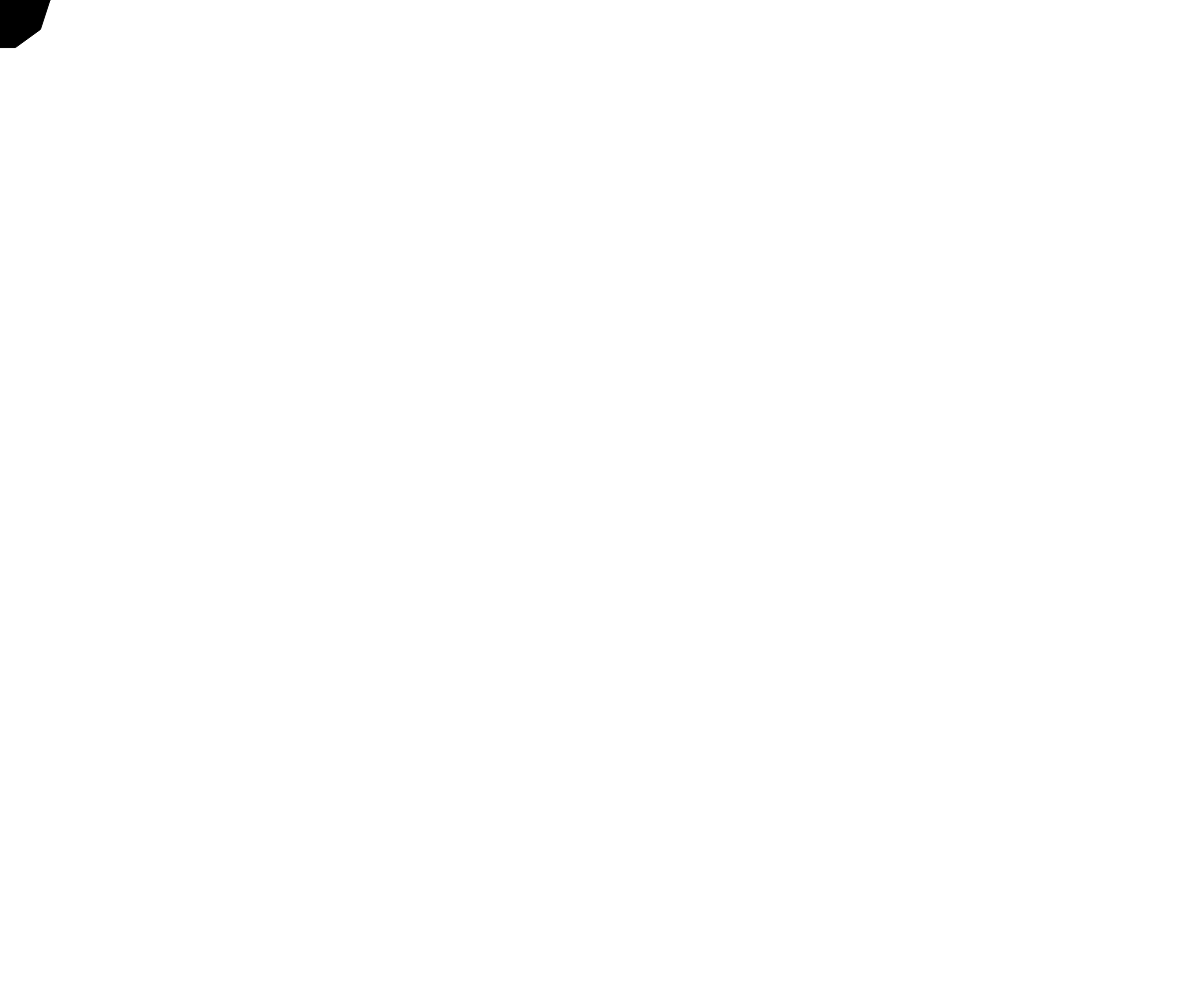
Frame 1 (no input)
Frame 60 (no input): identical to frame 1, image omitted
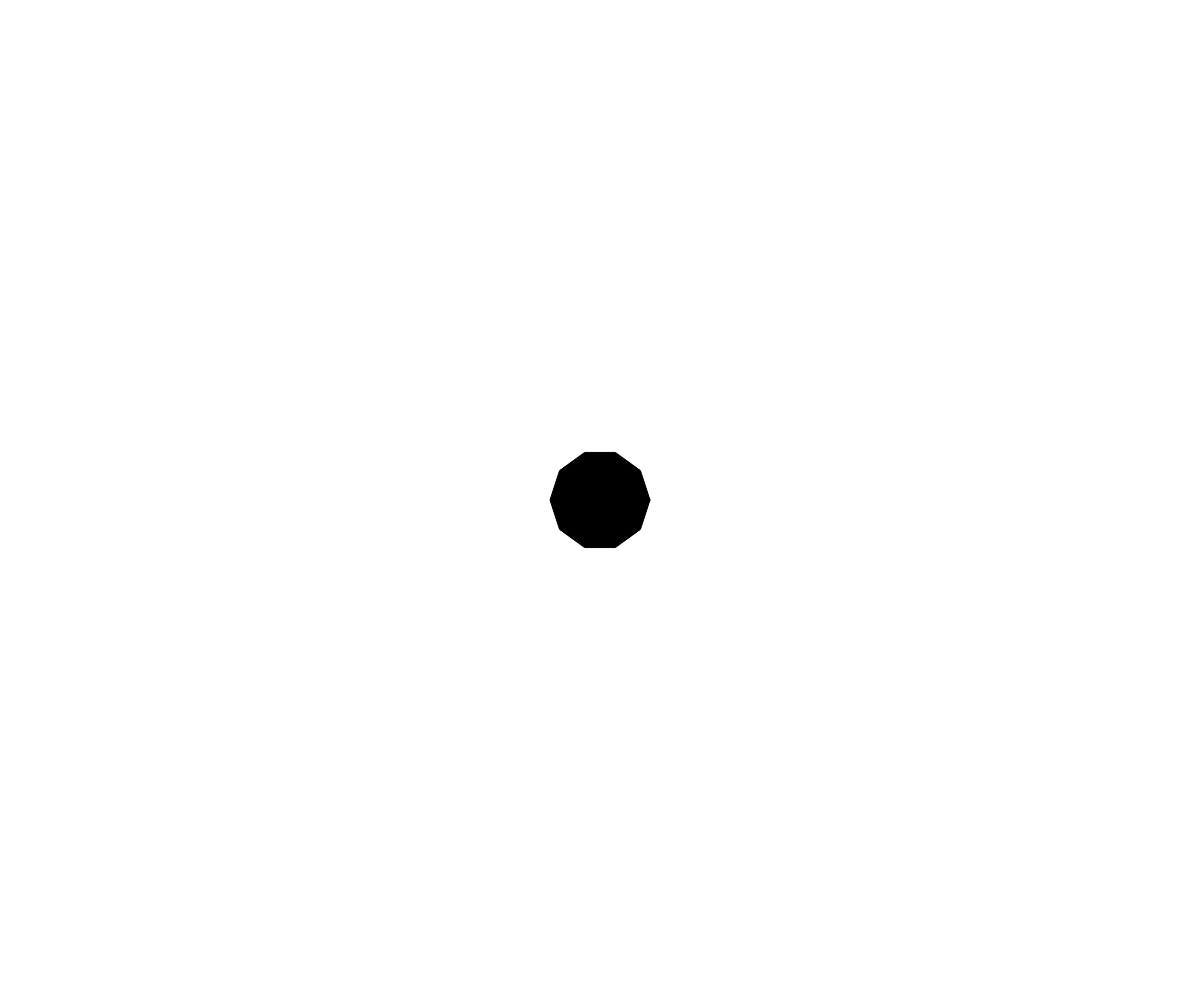
Frame 120 (the mouse pressed at the canvas centre since frame 60)

The p5.js sketch that drew these frames (run headless with seeded random() and noise() and a simulated clock; from frame 60 on, the mouse is pressed at the canvas centre):

// p5.js sketch
// ── sketch.js
// let global = {
//     physics: matrProps,
//     scale: 1//change with input on the fly
    
// }

//
//try with circles, sqaures and triagnels first
//

// let stoneProps = {
//     size: random,
//     rad: noise(x, y, z)
// }

let stones = { //can I say "new stone" with this?
    stone1: function(){
        translate(mouseX, mouseY);
        fill(0);
        push();
        beginShape();
        let r = 50;
        let steps = 10;
        let a = 0;
        for(var i=0; i<=steps; i++){
            let x = r*cos(a);
            let y = r*sin(a);
            vertex(x, y);
            a+=PI/steps*2;
        }
        endShape();
        pop();
    },
    stone2: function(global,stoneProps){
        ellipse(width/2, height/2, 50)
    },
    stone3: function(){
        translate()
    }
}

//let go = new stones.stone1();

function mouseClicked(){
    addStones();
};

function addStones(){

};

function initStones(){
    //choose a stone from stones obj
    var s = round(random(1,3));
    let go = Object.values(stones)
    go.forEach(e => console.log(e));
    //or what if it was an array of object definitions then an index could be chosen at random?
}

function setup(){
    //add some stone to the screen
    //turn on the gravity
    createCanvas(windowWidth, windowHeight);
    initStones();
}

function draw(){
    background(255);
    stones.stone1();
}
// ── stone1.js
function Stone1(x,y){
    verts = [];

    //needed for verts
    let r = 50;
    let steps = 10;
    let a = 0;
    for(var i=0; i<=steps; i++){
        let x = r*cos(a);
        let y = r*sin(a);
        vertex(x, y);
        a+=PI/steps*2;
        verts.push({x:x, y:y});
    }

    this.body = Bodies.fromVertices(x,y,verts);
    World.add(world, this.body);

    this.show = function(){
        var pos = this.body.position;
        var angle = this.body.angle;

        push();
        translate(pos.x, pos.y);
        rotate(angle);
        beginShape();
        // let r = 50;
        // let steps = 10;
        // let a = 0;
        for(var i=0; i<=steps; i++){
            let x = r*cos(a);
            let y = r*sin(a);
            vertex(x, y);
            a+=PI/steps*2;
            verts.push({x:x, y:y});
        }
        endShape();
        pop();
    }

    this.modify = function(){
        //change size

    }
}
